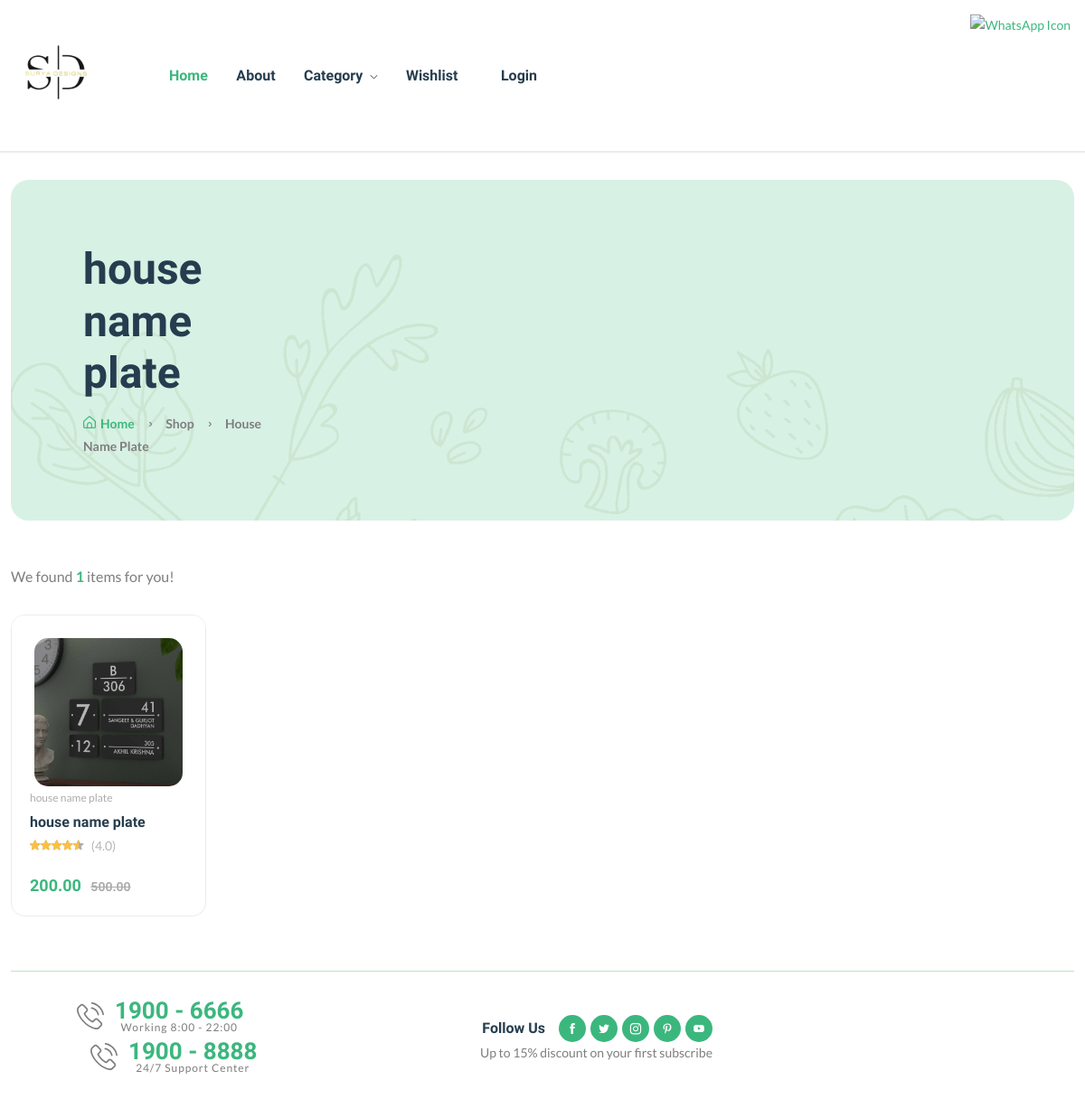
Screenshot of /category/catgf5agdc5a3/ with the database file from the repository.
### app/models.py (models this page shows, shortened)
class Category(models.Model):
    cid = ShortUUIDField(unique=True, length=10, max_length=20,prefix = "cat",alphabet="abcdefgh12345")
    title = models.CharField(max_length=100,default="designs")
    image = models.ImageField(upload_to="category" , default="category.jpg")
    id = models.AutoField(primary_key=True)
    class Meta:
        verbose_name_plural = "Categories"
    def __str__(self):
        return self.title

class Product(models.Model):
    pid = ShortUUIDField(unique=True, length=10, max_length=20,prefix = "cat",alphabet="abcdefgh12345")
    category = models.ForeignKey(Category,on_delete=models.SET_NULL,null=True,related_name="category")
    title = models.CharField(max_length=100,default="")
    image = models.ImageField(upload_to="user_directory_path",default="product.jpg")
    image_hover = models.ImageField(upload_to="user_directory_path",default="product.jpg")
    description = models.TextField(null=True,blank=True,default="this is the product")
    price = models.DecimalField(max_digits=10, decimal_places=2, default=1.99)
    old_price = models.DecimalField(max_digits=10, decimal_places=2, default=2.99)
    product_status = models.CharField(choices=STATUS, max_length=10, default="in_review")
    featured = models.BooleanField(default=True)
    class Meta:
        verbose_name_plural = "products"

### app/views.py (the view)
# urls.py: path('category/<cid>/', views.category_product_list_view, name='category_product_list'),
def category_product_list_view(request,cid):
     category = Category.objects.get(cid=cid)
     products = Product.objects.filter(product_status="published",category=category)
     context = {
          "category":category,
          "products":products
      }
     return render(request, "core/category-product-list.html",context)

### app/context_processor.py (called while the page is built)
def default(request):
    categories = Category.objects.all()
    return {
        'categories': categories
    }

### app/templates/core/category-product-list.html (shortened to what this page needs)
{% extends 'partials/base.html' %}
{% load static %}
{% block content %}
    <main class="main">
        <div class="page-header mt-30 mb-50">
            <div class="container">
                <div class="archive-header">
                    <div class="row align-items-center">
                        <div class="col-xl-3">
                            <h1 class="mb-15">{{ category.title }}</h1>
                            <div class="breadcrumb">
                                <a href="index.html" rel="nofollow"><i class="fi-rs-home mr-5"></i>Home</a>
                                <span></span> Shop <span></span> {{ category.title }}
                            </div>
                        </div>
                    </div>
                </div>
            </div>
        </div>
        <div class="container mb-30">
            <div class="row">
                <div class="col-12">
                    <div class="shop-product-fillter">
                        <div class="totall-product">
                            <p>We found <strong class="text-brand">{{ products.count }}</strong> items for you!</p>
                        </div>
                    </div>
                    <div class="row product-grid">
                          {% for p in products %}
                                    <div class="col-lg-1-5 col-md-4 col-12 col-sm-6">
                                        <div class="product-cart-wrap mb-30">
                                            <div class="product-img-action-wrap">
                                                <div class="product-img product-img-zoom">
                                                    <a href="{% url 'product_detail' p.pid %}">
                                                        <img class="default-img" src="{{ p.image.url}}" alt="" />
                                                    </a>
                                                </div>
                                            </div>
                                            <div class="product-content-wrap">
                                                <div class="product-category">
                                                    <a href="shop-grid-right.html">{{ p.category }}</a>
                                                </div>
                                                <h2><a href="{% url 'product_detail' p.pid %}">{{ p.title}}</a></h2>
                                                <div class="product-rate-cover">
                                                    <div class="product-rate d-inline-block">
                                                        <div class="product-rating" style="width: 90%"></div>
                                                    </div>
                                                    <span class="font-small ml-5 text-muted"> (4.0)</span>
                                                </div>
                                                <div class="product-card-bottom">
                                                    <div class="product-price">
                                                        <span>{{ p.price }}</span>
                                                        <span class="old-price">{{ p.old_price }}</span>
                                                    </div>
                                                </div>
                                            </div>
                                        </div>
                                    </div>
                                    {% endfor %}
                    </div>
                </div>
            </div>
        </div>
    </main>
{% endblock content %}

### rows the page displays
Category: title "house name plate", title "House Name Plate"
Product: image (picture), category "house name plate", title "house name plate", price "200.00", old_price "500.00"

### other values shown
{{ products.count }} "1"
